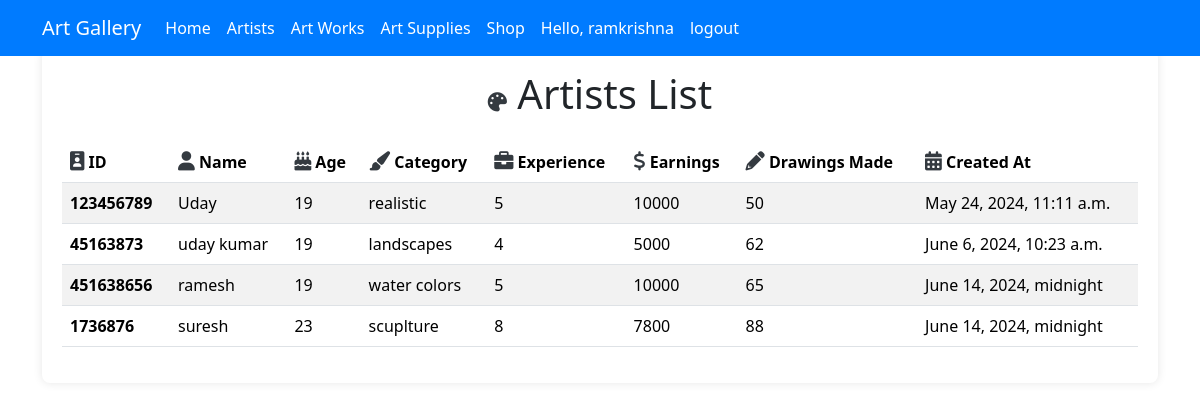
Page /artist_details/ (signed in) on the committed database.
### artists/models.py (models this page shows, shortened)
class Artists(models.Model):
    Artist_id=models.CharField(max_length=50)
    artist_name = models.CharField(max_length=50)
    artist_age = models.CharField(max_length=50)
    category= models.CharField(max_length=50)
    experience= models.PositiveIntegerField()
    earnings= models.CharField(max_length=50)
    no_of_drawings_made=models.PositiveIntegerField()
    created_at = models.DateTimeField(default=datetime.now)

### artapp/views.py (the view)
# urls.py: path('artist_details/', views.artist_details, name='artist_details'),
def artist_details(request):
    artists =Artists.objects.all()
    return render(request, 'artist_details.html', {'artists': artists})

### artapp/templates/artist_details.html (shortened to what this page needs)
{% load static %}
<!DOCTYPE html>
<html lang="en">
<head>
    <link href="{% static 'css/bootstrap.min.css' %}" rel="stylesheet" />
    <link href="{% static 'css/styles.css' %}" rel="stylesheet" />
    <link href="https://cdnjs.cloudflare.com/ajax/libs/font-awesome/6.0.0-beta3/css/all.min.css" rel="stylesheet">
</head>
<body>
    <div>
        {% include 'header.html' %}
    </div>
    <div class="container">
        <div class="table-container">
            <h1 class="text-center mb-4"><i class="fas fa-palette icon"></i> Artists List</h1>
            <table class="table table-striped table-hover">
                <thead>
                    <tr>
                        <th scope="col"><i class="fas fa-id-badge icon"></i> ID</th>
                        <th scope="col"><i class="fas fa-user icon"></i> Name</th>
                        <th scope="col"><i class="fas fa-birthday-cake icon"></i> Age</th>
                        <th scope="col"><i class="fas fa-paint-brush icon"></i> Category</th>
                        <th scope="col"><i class="fas fa-briefcase icon"></i> Experience</th>
                        <th scope="col"><i class="fas fa-dollar-sign icon"></i> Earnings</th>
                        <th scope="col"><i class="fas fa-pencil-alt icon"></i> Drawings Made</th>
                        <th scope="col"><i class="fas fa-calendar-alt icon"></i> Created At</th>
                    </tr>
                </thead>
                <tbody>
                    {% for artist in artists %}
                    <tr>
                        <th scope="row">{{ artist.Artist_id }}</th>
                        <td>{{ artist.artist_name }}</td>
                        <td>{{ artist.artist_age }}</td>
                        <td>{{ artist.category }}</td>
                        <td>{{ artist.experience }}</td>
                        <td>{{ artist.earnings }}</td>
                        <td>{{ artist.no_of_drawings_made }}</td>
                        <td>{{ artist.created_at }}</td>
                    </tr>
                    {% endfor %}
                </tbody>
            </table>
        </div>
    </div>
</body>
</html>

### artapp/templates/header.html (shortened to what this page needs)
{% load static %}
<!DOCTYPE html>
<html class="no-js">
    <head>
        <link rel="stylesheet" href="{% static 'css/bootstrap.min.css' %}">
        <link rel="stylesheet" href="{% static 'css/styles.css' %}">
    </head>
    <body>
        <header>
            <div class="header">
              <nav class="navbar navbar-expand-lg fixed-top myNav">
                <div class="container">
                  <a class="navbar-brand ms-auto" href="/">Art Gallery</a>
                  <div class="collapse navbar-collapse" id="navbarNav">
                    <ul class="navbar-nav">
                      <li class="nav-item">
                        <a class="nav-link" href="/home/">Home</a>
                      </li>
                      <li class="nav-item">
                        <a class="nav-link" href="/artists_dashboard/">Artists</a>
                      </li>
                      <li class="nav-item">
                        <a class="nav-link" href="/artworks/">Art Works</a>
                      </li>
                      <li class="nav-item">
                        <a class="nav-link" href="/artsupplies/">Art Supplies</a>
                      </li>
                      <li class="nav-item">
                        <a class="nav-link" href="/shop/">Shop</a>
                      </li>
                      {% if user.is_authenticated %}
                        <li class="nav-item"><a class="nav-link" href="#">Hello, {{ user.username}} </a></li>
                        <li class="nav-item">
                          <a class="nav-link" href="/accounts/logout">logout</a>
                        </li>
                      {% endif %}
                    </ul>
                  </div>
                </div>
              </nav>
            </div>
          </header>
    </body>
</html>

### static/css/styles.css (style rules this page uses)
.navbar { background-color: #007bff; position: fixed; top: 0; text-align: center; display: inline-block; }
.header { background-color: #007bff; }
.navbar-brand { color: white!important; }
.nav-link { color: white!important; }

### artapp/templates/artist_details.html (style rules this page uses)
body { background-color: #f8f9fa; color: #343a40; }
.table-container { margin-top: 50px; background-color: #fff; box-shadow: 0 0 10px rgba(0, 0, 0, 0.1); border-radius: 8px; padding: 20px; }
.table thead { background-color: #343a40; color: #fff; }
.table th, .table td { vertical-align: middle; }
.icon { font-size: 1.2rem; color: #343a40; }
h1 { margin-bottom: 20px; font-weight: bold; }

### rows in the picture
Artists: Artist_id "123456789", artist_name "Uday", artist_age "19", category "realistic", experience "5", earnings "10000", no_of_drawings_made "50", created_at "May 24, 2024, 11:11 a.m."
Artists: Artist_id "45163873", artist_name "uday kumar", artist_age "19", category "landscapes", experience "4", earnings "5000", no_of_drawings_made "62", created_at "June 6, 2024, 10:23 a.m."
Artists: Artist_id "451638656", artist_name "ramesh", artist_age "19", category "water colors", experience "5", earnings "10000", no_of_drawings_made "65", created_at "June 14, 2024, midnight"
Artists: Artist_id "1736876", artist_name "suresh", artist_age "23", category "scuplture", experience "8", earnings "7800", no_of_drawings_made "88", created_at "June 14, 2024, midnight"

### other values in the picture
{{ user.username }} "ramkrishna"
